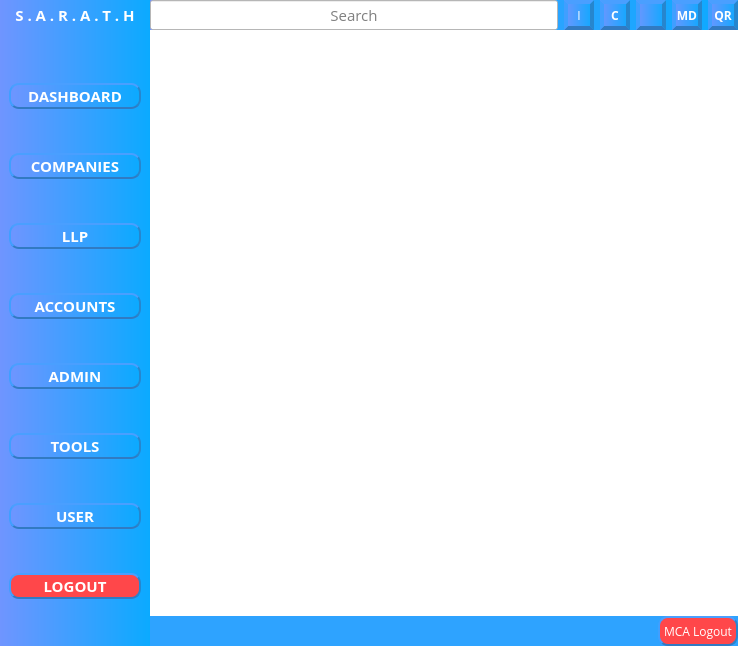
<?xml version="1.0" encoding="UTF-8"?>
<ui version="4.0">
 <class>SARATH</class>
 <widget class="QWidget" name="SARATH">
  <property name="geometry">
   <rect>
    <x>0</x>
    <y>0</y>
    <width>738</width>
    <height>646</height>
   </rect>
  </property>
  <property name="windowTitle">
   <string>S.A.R.A.T.H</string>
  </property>
  <layout class="QGridLayout" name="gridLayout">
   <property name="leftMargin">
    <number>0</number>
   </property>
   <property name="topMargin">
    <number>0</number>
   </property>
   <property name="rightMargin">
    <number>0</number>
   </property>
   <property name="bottomMargin">
    <number>0</number>
   </property>
   <property name="spacing">
    <number>0</number>
   </property>
   <item row="1" column="1">
    <widget class="QScrollArea" name="ManWindow">
     <property name="maximumSize">
      <size>
       <width>16777215</width>
       <height>16777215</height>
      </size>
     </property>
     <property name="styleSheet">
      <string notr="true">background-color: rgb(255, 255, 255);</string>
     </property>
     <property name="frameShape">
      <enum>QFrame::NoFrame</enum>
     </property>
     <property name="frameShadow">
      <enum>QFrame::Plain</enum>
     </property>
     <property name="widgetResizable">
      <bool>true</bool>
     </property>
     <widget class="QWidget" name="Display">
      <property name="geometry">
       <rect>
        <x>0</x>
        <y>0</y>
        <width>588</width>
        <height>586</height>
       </rect>
      </property>
     </widget>
    </widget>
   </item>
   <item row="0" column="1">
    <widget class="QWidget" name="widget" native="true">
     <property name="minimumSize">
      <size>
       <width>0</width>
       <height>20</height>
      </size>
     </property>
     <property name="maximumSize">
      <size>
       <width>16677215</width>
       <height>30</height>
      </size>
     </property>
     <property name="font">
      <font>
       <family>Open Sans</family>
       <stylestrategy>PreferAntialias</stylestrategy>
      </font>
     </property>
     <property name="styleSheet">
      <string notr="true">background-color: rgb(103, 73, 255);
background-color: qlineargradient(spread:pad, x1:0, y1:0, x2:1, y2:0, stop:0 rgba(111, 149, 255, 255), stop:1 rgba(11, 170, 255, 255));</string>
     </property>
     <layout class="QHBoxLayout" name="horizontalLayout">
      <property name="leftMargin">
       <number>0</number>
      </property>
      <property name="topMargin">
       <number>0</number>
      </property>
      <property name="rightMargin">
       <number>0</number>
      </property>
      <property name="bottomMargin">
       <number>0</number>
      </property>
      <item>
       <widget class="QLineEdit" name="SearchBar">
        <property name="minimumSize">
         <size>
          <width>0</width>
          <height>0</height>
         </size>
        </property>
        <property name="maximumSize">
         <size>
          <width>1677215</width>
          <height>16777215</height>
         </size>
        </property>
        <property name="font">
         <font>
          <family>Open Sans</family>
          <pointsize>11</pointsize>
          <weight>50</weight>
          <italic>false</italic>
          <bold>false</bold>
          <stylestrategy>PreferAntialias</stylestrategy>
         </font>
        </property>
        <property name="styleSheet">
         <string notr="true">color: rgb(0, 0, 0);
background-color: rgb(255, 255, 255);
</string>
        </property>
        <property name="alignment">
         <set>Qt::AlignCenter</set>
        </property>
        <property name="placeholderText">
         <string>Search</string>
        </property>
        <property name="clearButtonEnabled">
         <bool>false</bool>
        </property>
       </widget>
      </item>
      <item>
       <widget class="QPushButton" name="Integrity">
        <property name="sizePolicy">
         <sizepolicy hsizetype="Expanding" vsizetype="Expanding">
          <horstretch>0</horstretch>
          <verstretch>0</verstretch>
         </sizepolicy>
        </property>
        <property name="maximumSize">
         <size>
          <width>30</width>
          <height>30</height>
         </size>
        </property>
        <property name="styleSheet">
         <string notr="true">color: rgb(255, 255, 255);
border :4px solid;
border-top-color: rgb(74, 159, 255);
border-left-color: rgb(64, 159, 255);
border-right-color: rgb(38, 134, 206);
border-bottom-color: rgb(49, 122, 194);
border-radius:50;
</string>
        </property>
        <property name="text">
         <string>I</string>
        </property>
       </widget>
      </item>
      <item>
       <widget class="QToolButton" name="Chat">
        <property name="sizePolicy">
         <sizepolicy hsizetype="Expanding" vsizetype="Expanding">
          <horstretch>0</horstretch>
          <verstretch>0</verstretch>
         </sizepolicy>
        </property>
        <property name="maximumSize">
         <size>
          <width>30</width>
          <height>30</height>
         </size>
        </property>
        <property name="font">
         <font>
          <family>Open Sans</family>
          <weight>75</weight>
          <bold>true</bold>
          <stylestrategy>PreferAntialias</stylestrategy>
         </font>
        </property>
        <property name="styleSheet">
         <string notr="true">color: rgb(255, 255, 255);
border :4px solid;
border-top-color: rgb(74, 159, 255);
border-left-color: rgb(64, 159, 255);
border-right-color: rgb(38, 134, 206);
border-bottom-color: rgb(49, 122, 194);
border-radius:50;
</string>
        </property>
        <property name="text">
         <string>C</string>
        </property>
       </widget>
      </item>
      <item>
       <widget class="QToolButton" name="PC">
        <property name="sizePolicy">
         <sizepolicy hsizetype="Expanding" vsizetype="Expanding">
          <horstretch>0</horstretch>
          <verstretch>0</verstretch>
         </sizepolicy>
        </property>
        <property name="maximumSize">
         <size>
          <width>30</width>
          <height>30</height>
         </size>
        </property>
        <property name="font">
         <font>
          <family>Open Sans</family>
          <weight>75</weight>
          <bold>true</bold>
          <stylestrategy>PreferAntialias</stylestrategy>
         </font>
        </property>
        <property name="styleSheet">
         <string notr="true">color: rgb(255, 255, 255);
border :4px solid;
border-top-color: rgb(74, 159, 255);
border-left-color: rgb(64, 159, 255);
border-right-color: rgb(38, 134, 206);
border-bottom-color: rgb(49, 122, 194);
border-radius:50;
</string>
        </property>
        <property name="text">
         <string/>
        </property>
       </widget>
      </item>
      <item>
       <widget class="QToolButton" name="Masterdata">
        <property name="sizePolicy">
         <sizepolicy hsizetype="Expanding" vsizetype="Expanding">
          <horstretch>0</horstretch>
          <verstretch>0</verstretch>
         </sizepolicy>
        </property>
        <property name="maximumSize">
         <size>
          <width>30</width>
          <height>30</height>
         </size>
        </property>
        <property name="font">
         <font>
          <family>Open Sans</family>
          <weight>75</weight>
          <bold>true</bold>
          <stylestrategy>PreferAntialias</stylestrategy>
         </font>
        </property>
        <property name="styleSheet">
         <string notr="true">color: rgb(255, 255, 255);
border :4px solid;
border-top-color: rgb(74, 159, 255);
border-left-color: rgb(64, 159, 255);
border-right-color: rgb(38, 134, 206);
border-bottom-color: rgb(49, 122, 194);
border-radius:50;
</string>
        </property>
        <property name="text">
         <string>MD</string>
        </property>
       </widget>
      </item>
      <item>
       <widget class="QToolButton" name="QuickRef">
        <property name="sizePolicy">
         <sizepolicy hsizetype="Expanding" vsizetype="Expanding">
          <horstretch>0</horstretch>
          <verstretch>0</verstretch>
         </sizepolicy>
        </property>
        <property name="minimumSize">
         <size>
          <width>0</width>
          <height>0</height>
         </size>
        </property>
        <property name="maximumSize">
         <size>
          <width>30</width>
          <height>30</height>
         </size>
        </property>
        <property name="font">
         <font>
          <family>Open Sans</family>
          <weight>75</weight>
          <bold>true</bold>
          <stylestrategy>PreferAntialias</stylestrategy>
         </font>
        </property>
        <property name="layoutDirection">
         <enum>Qt::LeftToRight</enum>
        </property>
        <property name="styleSheet">
         <string notr="true">color: rgb(255, 255, 255);
border :4px solid;
border-top-color: rgb(74, 159, 255);
border-left-color: rgb(64, 159, 255);
border-right-color: rgb(38, 134, 206);
border-bottom-color: rgb(49, 122, 194);
border-radius:50;
</string>
        </property>
        <property name="text">
         <string>QR</string>
        </property>
       </widget>
      </item>
     </layout>
    </widget>
   </item>
   <item row="2" column="1">
    <widget class="QWidget" name="Statusbar" native="true">
     <property name="sizePolicy">
      <sizepolicy hsizetype="Expanding" vsizetype="Expanding">
       <horstretch>0</horstretch>
       <verstretch>0</verstretch>
      </sizepolicy>
     </property>
     <property name="maximumSize">
      <size>
       <width>16777215</width>
       <height>30</height>
      </size>
     </property>
     <property name="styleSheet">
      <string notr="true">background-color: rgb(46, 163, 255);
color: rgb(255, 255, 255);</string>
     </property>
     <layout class="QGridLayout" name="gridLayout_2">
      <property name="leftMargin">
       <number>0</number>
      </property>
      <property name="topMargin">
       <number>0</number>
      </property>
      <property name="rightMargin">
       <number>0</number>
      </property>
      <property name="bottomMargin">
       <number>0</number>
      </property>
      <item row="1" column="0">
       <widget class="QLabel" name="label">
        <property name="text">
         <string/>
        </property>
       </widget>
      </item>
      <item row="1" column="1">
       <widget class="QPushButton" name="McaLogout">
        <property name="sizePolicy">
         <sizepolicy hsizetype="Minimum" vsizetype="Expanding">
          <horstretch>0</horstretch>
          <verstretch>0</verstretch>
         </sizepolicy>
        </property>
        <property name="maximumSize">
         <size>
          <width>80</width>
          <height>16777215</height>
         </size>
        </property>
        <property name="font">
         <font>
          <family>Open Sans</family>
          <pointsize>9</pointsize>
          <stylestrategy>PreferAntialias</stylestrategy>
         </font>
        </property>
        <property name="toolTip">
         <string>&lt;html&gt;&lt;head/&gt;&lt;body&gt;&lt;p&gt;Logout from any active MCA Sessions&lt;/p&gt;&lt;/body&gt;&lt;/html&gt;</string>
        </property>
        <property name="styleSheet">
         <string notr="true">background-color: rgb(255, 71, 74);
color: rgb(255, 255, 255);
border-radius:10;
border :2px solid;
border-top-color: rgb(74, 159, 255);
border-left-color: rgb(64, 159, 255);
border-right-color: rgb(38, 134, 206);
border-bottom-color: rgb(49, 122, 194);</string>
        </property>
        <property name="text">
         <string>MCA Logout</string>
        </property>
       </widget>
      </item>
     </layout>
    </widget>
   </item>
   <item row="0" column="0" rowspan="3">
    <widget class="QWidget" name="SideBar" native="true">
     <property name="sizePolicy">
      <sizepolicy hsizetype="Expanding" vsizetype="Expanding">
       <horstretch>0</horstretch>
       <verstretch>0</verstretch>
      </sizepolicy>
     </property>
     <property name="minimumSize">
      <size>
       <width>150</width>
       <height>0</height>
      </size>
     </property>
     <property name="maximumSize">
      <size>
       <width>150</width>
       <height>16777215</height>
      </size>
     </property>
     <property name="font">
      <font>
       <family>Open Sans</family>
       <pointsize>11</pointsize>
       <weight>50</weight>
       <italic>false</italic>
       <bold>false</bold>
       <stylestrategy>PreferAntialias</stylestrategy>
      </font>
     </property>
     <property name="styleSheet">
      <string notr="true">background-color: rgb(103, 73, 255);
background-color: qlineargradient(spread:pad, x1:0, y1:0, x2:1, y2:0, stop:0 rgba(111, 149, 255, 255), stop:1 rgba(11, 170, 255, 255));
</string>
     </property>
     <layout class="QVBoxLayout" name="verticalLayout">
      <property name="leftMargin">
       <number>0</number>
      </property>
      <property name="topMargin">
       <number>0</number>
      </property>
      <property name="rightMargin">
       <number>0</number>
      </property>
      <property name="bottomMargin">
       <number>0</number>
      </property>
      <item>
       <widget class="QLabel" name="Title">
        <property name="maximumSize">
         <size>
          <width>16777215</width>
          <height>30</height>
         </size>
        </property>
        <property name="font">
         <font>
          <family>Open Sans</family>
          <pointsize>11</pointsize>
          <weight>75</weight>
          <italic>false</italic>
          <bold>true</bold>
          <stylestrategy>PreferAntialias</stylestrategy>
         </font>
        </property>
        <property name="styleSheet">
         <string notr="true">color: rgb(255, 255, 255);</string>
        </property>
        <property name="text">
         <string>S . A . R . A . T . H</string>
        </property>
        <property name="alignment">
         <set>Qt::AlignCenter</set>
        </property>
       </widget>
      </item>
      <item>
       <widget class="QWidget" name="widget_2" native="true">
        <layout class="QGridLayout" name="gridLayout_4">
         <item row="4" column="0">
          <widget class="QPushButton" name="ADMIN">
           <property name="font">
            <font>
             <family>Open Sans</family>
             <pointsize>11</pointsize>
             <weight>75</weight>
             <bold>true</bold>
             <stylestrategy>PreferAntialias</stylestrategy>
            </font>
           </property>
           <property name="styleSheet">
            <string notr="true">color: rgb(255, 255, 255);
border-radius:10;
border :2px solid;
border-top-color: rgb(74, 159, 255);
border-left-color: rgb(64, 159, 255);
border-right-color: rgb(38, 134, 206);
border-bottom-color: rgb(49, 122, 194);
</string>
           </property>
           <property name="text">
            <string>ADMIN</string>
           </property>
          </widget>
         </item>
         <item row="6" column="0">
          <widget class="QPushButton" name="USER">
           <property name="font">
            <font>
             <family>Open Sans</family>
             <pointsize>11</pointsize>
             <weight>75</weight>
             <bold>true</bold>
             <stylestrategy>PreferAntialias</stylestrategy>
            </font>
           </property>
           <property name="styleSheet">
            <string notr="true">color: rgb(255, 255, 255);
border-radius:10;
border :2px solid;
border-top-color: rgb(74, 159, 255);
border-left-color: rgb(64, 159, 255);
border-right-color: rgb(38, 134, 206);
border-bottom-color: rgb(49, 122, 194);
</string>
           </property>
           <property name="text">
            <string>USER</string>
           </property>
          </widget>
         </item>
         <item row="0" column="0">
          <widget class="QPushButton" name="DASHBOARD">
           <property name="font">
            <font>
             <family>Open Sans</family>
             <pointsize>11</pointsize>
             <weight>75</weight>
             <bold>true</bold>
             <stylestrategy>PreferAntialias</stylestrategy>
            </font>
           </property>
           <property name="styleSheet">
            <string notr="true">color: rgb(255, 255, 255);
border-radius:10;
border :2px solid;
border-top-color: rgb(74, 159, 255);
border-left-color: rgb(64, 159, 255);
border-right-color: rgb(38, 134, 206);
border-bottom-color: rgb(49, 122, 194);
</string>
           </property>
           <property name="text">
            <string>DASHBOARD</string>
           </property>
           <property name="flat">
            <bool>false</bool>
           </property>
          </widget>
         </item>
         <item row="5" column="0">
          <widget class="QPushButton" name="TOOLS">
           <property name="font">
            <font>
             <family>Open Sans</family>
             <pointsize>11</pointsize>
             <weight>75</weight>
             <bold>true</bold>
             <stylestrategy>PreferAntialias</stylestrategy>
            </font>
           </property>
           <property name="styleSheet">
            <string notr="true">color: rgb(255, 255, 255);
border-radius:10;
border :2px solid;
border-top-color: rgb(74, 159, 255);
border-left-color: rgb(64, 159, 255);
border-right-color: rgb(38, 134, 206);
border-bottom-color: rgb(49, 122, 194);
</string>
           </property>
           <property name="text">
            <string>TOOLS</string>
           </property>
          </widget>
         </item>
         <item row="1" column="0">
          <widget class="QPushButton" name="COMPANIES">
           <property name="font">
            <font>
             <family>Open Sans</family>
             <pointsize>11</pointsize>
             <weight>75</weight>
             <bold>true</bold>
             <stylestrategy>PreferAntialias</stylestrategy>
            </font>
           </property>
           <property name="styleSheet">
            <string notr="true">color: rgb(255, 255, 255);
border-radius:10;
border :2px solid;
border-top-color: rgb(74, 159, 255);
border-left-color: rgb(64, 159, 255);
border-right-color: rgb(38, 134, 206);
border-bottom-color: rgb(49, 122, 194);
</string>
           </property>
           <property name="text">
            <string>COMPANIES</string>
           </property>
          </widget>
         </item>
         <item row="2" column="0">
          <widget class="QPushButton" name="LLP">
           <property name="font">
            <font>
             <family>Open Sans</family>
             <pointsize>11</pointsize>
             <weight>75</weight>
             <bold>true</bold>
             <stylestrategy>PreferAntialias</stylestrategy>
            </font>
           </property>
           <property name="styleSheet">
            <string notr="true">color: rgb(255, 255, 255);
border-radius:10;
border :2px solid;
border-top-color: rgb(74, 159, 255);
border-left-color: rgb(64, 159, 255);
border-right-color: rgb(38, 134, 206);
border-bottom-color: rgb(49, 122, 194);
</string>
           </property>
           <property name="text">
            <string>LLP</string>
           </property>
          </widget>
         </item>
         <item row="7" column="0">
          <widget class="QPushButton" name="LOGOUT">
           <property name="font">
            <font>
             <family>Open Sans</family>
             <pointsize>11</pointsize>
             <weight>75</weight>
             <bold>true</bold>
             <stylestrategy>PreferAntialias</stylestrategy>
            </font>
           </property>
           <property name="styleSheet">
            <string notr="true">background-color: rgb(255, 71, 74);
color: rgb(255, 255, 255);
border-radius:10;
border :2px solid;
border-top-color: rgb(74, 159, 255);
border-left-color: rgb(64, 159, 255);
border-right-color: rgb(38, 134, 206);
border-bottom-color: rgb(49, 122, 194);
</string>
           </property>
           <property name="text">
            <string>LOGOUT</string>
           </property>
          </widget>
         </item>
         <item row="3" column="0">
          <widget class="QPushButton" name="ACCOUNTS">
           <property name="font">
            <font>
             <family>Open Sans</family>
             <pointsize>11</pointsize>
             <weight>75</weight>
             <bold>true</bold>
             <stylestrategy>PreferAntialias</stylestrategy>
            </font>
           </property>
           <property name="styleSheet">
            <string notr="true">color: rgb(255, 255, 255);
border-radius:10;
border :2px solid;
border-top-color: rgb(74, 159, 255);
border-left-color: rgb(64, 159, 255);
border-right-color: rgb(38, 134, 206);
border-bottom-color: rgb(49, 122, 194);
</string>
           </property>
           <property name="text">
            <string>ACCOUNTS</string>
           </property>
          </widget>
         </item>
        </layout>
       </widget>
      </item>
     </layout>
    </widget>
   </item>
  </layout>
 </widget>
 <resources/>
 <connections/>
</ui>
